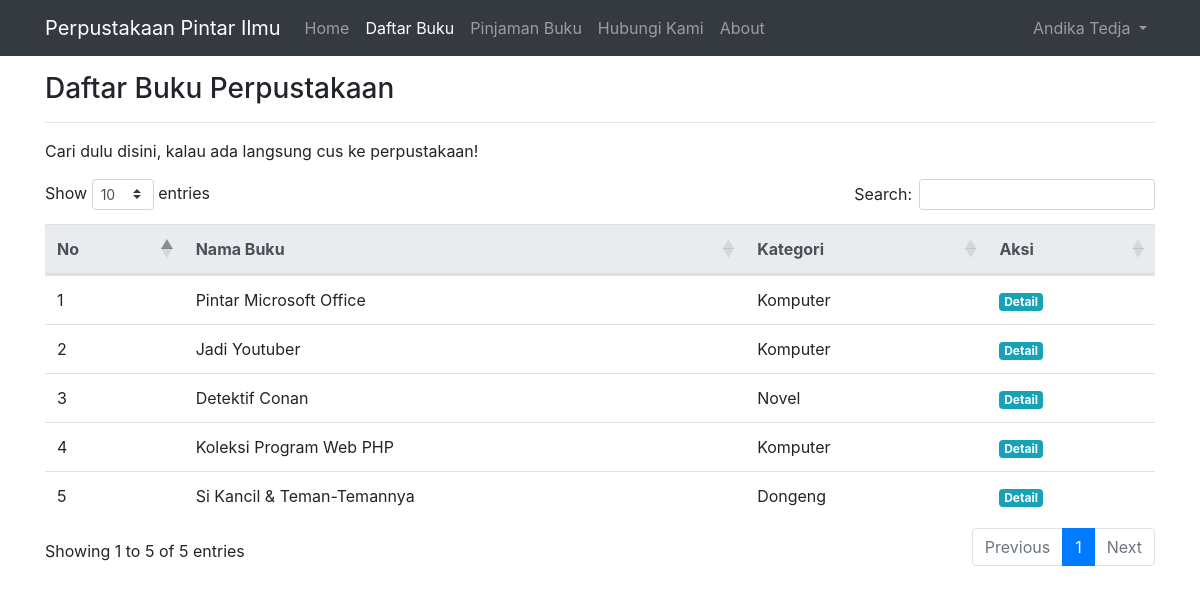
The page /member/daftar-buku.php (signed in) on the database its author committed.
### tables this page shows
CREATE TABLE `users` (
  `id` int(11) NOT NULL,
  `username` varchar(32) NOT NULL,
  `password` varchar(128) NOT NULL,
  `role` char(1) DEFAULT NULL,
  `nama` varchar(64) DEFAULT NULL
);

CREATE TABLE `buku` (
  `id` int(11) NOT NULL,
  `judul` varchar(128) DEFAULT NULL,
  `id_penerbit` int(11) DEFAULT NULL,
  `tahun_terbit` char(4) DEFAULT NULL,
  `penulis` varchar(128) DEFAULT NULL,
  `isbn` varchar(20) DEFAULT NULL,
  `id_kategori` int(11) DEFAULT NULL,
  `tgl_input` date DEFAULT NULL
);

CREATE TABLE `kategori` (
  `id` int(11) NOT NULL,
  `nama_kategori` varchar(64) DEFAULT NULL,
  `keterangan` varchar(128) DEFAULT NULL
);

### member/daftar-buku.php (the view, shortened to what this page needs)
<?php
include '../functions.php';
$sql = "SELECT buku.id, judul, tahun_terbit, kategori.nama_kategori FROM buku
        JOIN kategori ON id_kategori = kategori.id
        ORDER BY tgl_input DESC";
$hasil = mysqli_query($db, $sql);
$buku = [];
while ($data = mysqli_fetch_assoc($hasil)) {
    $buku[] = $data;
}
$title = 'Daftar Buku';
?>
<?php include 'header.php' ?>
<div class="container py-3">
    <h3 class="mt-5 pt-2">Daftar Buku Perpustakaan</h3>
    <hr>
    <p>Cari dulu disini, kalau ada langsung cus ke perpustakaan!</p>
    <table id="tbl-daftar-buku" class="table dt-responsive nowrap" style="width: 100%;">
        <thead class="thead-light">
            <tr>
                <th>No</th>
                <th>Nama Buku</th>
                <th>Kategori</th>
                <th>Aksi</th>
            </tr>
        </thead>
        <tbody>
            <?php $i = 1;
            foreach ($buku as $b) : ?>
                <tr>
                    <td><?= $i++ ?></td>
                    <td><?= $b['judul'] ?></td>
                    <td><?= $b['nama_kategori'] ?></td>
                    <td><a href="#" class="badge badge-info btn-detail-buku" data-toggle="modal" data-target="#detailBuku" data-id="<?= $b['id'] ?>">Detail</a></td>
                </tr>
            <?php endforeach ?>
        </tbody>
    </table>
</div>
<?php include 'footer.php' ?>

### member/header.php (shortened to what this page needs)
<?php
$username = $_SESSION['login'];
$result = mysqli_query($db, "SELECT nama FROM users WHERE username = '$username'");
$nama = mysqli_fetch_assoc($result)['nama'];
?>
<!DOCTYPE html>
<html lang="en">
<head>
    <link rel="stylesheet" href="<?= BASE_URL ?>/css/bootstrap.min.css">
    <link rel="stylesheet" href="https://cdn.jsdelivr.net/npm/bootstrap-select@1.13.17/dist/css/bootstrap-select.min.css">
    <link rel="stylesheet" href="https://cdn.datatables.net/1.10.21/css/dataTables.bootstrap4.min.css">
    <link rel="stylesheet" href="https://cdn.datatables.net/responsive/2.2.4/css/responsive.bootstrap4.min.css">
</head>
<body>
    <nav class="navbar navbar-expand-lg navbar-dark bg-dark fixed-top">
        <div class="container">
            <a class="navbar-brand" href="">Perpustakaan Pintar Ilmu</a>
            <div class="collapse navbar-collapse" id="navigasiMain">
                <div class="navbar-nav mr-auto">
                    <a class="nav-item nav-link <?= ($title == 'Home' ? 'active' : '') ?>" href="<?= BASE_URL ?>/member">Home</a>
                    <a class="nav-item nav-link <?= ($title == 'Daftar Buku' ? 'active' : '') ?>" href="<?= BASE_URL ?>/member/daftar-buku.php">Daftar Buku</a>
                    <a class="nav-item nav-link <?= ($title == 'Daftar Pinjaman' ? 'active' : '') ?>" href="<?= BASE_URL ?>/member/daftar-pinjaman.php">Pinjaman Buku</a>
                    <a class="nav-item nav-link <?= ($title == 'Kontak' ? 'active' : '') ?>" href="<?= BASE_URL ?>/member/kontak.php">Hubungi Kami</a>
                    <a class="nav-item nav-link" href="<?= BASE_URL ?>/about.php">About</a>
                </div>
                <div class="navbar-nav ml-auto">
                    <li class="nav-item dropdown">
                        <a class="nav-link dropdown-toggle" href="#" id="navbarDropdown" role="button" data-toggle="dropdown" aria-haspopup="true" aria-expanded="false">
                            <?= $nama ?>
                        </a>
                    </li>
                </div>
            </div>
        </div>
    </nav>

### rows shown on the page
users: nama "Andika Tedja"
buku: judul "Pintar Microsoft Office", id_kategori.nama_kategori "Komputer"
buku: judul "Jadi Youtuber", id_kategori.nama_kategori "Komputer"
buku: judul "Detektif Conan", id_kategori.nama_kategori "Novel"
buku: judul "Koleksi Program Web PHP", id_kategori.nama_kategori "Komputer"
buku: judul "Si Kancil & Teman-Temannya", id_kategori.nama_kategori "Dongeng"
